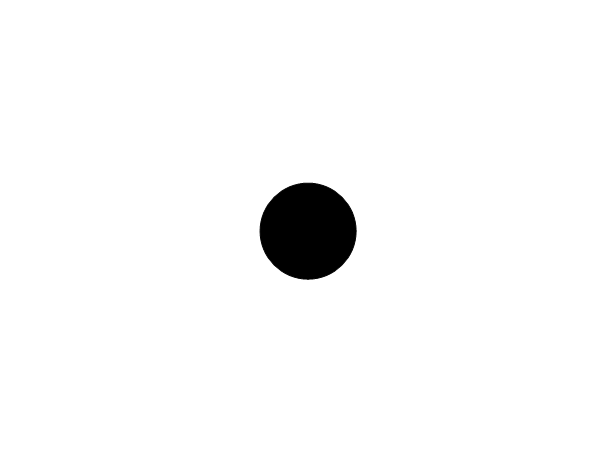
#> input picture singleCircle/clean.png, 616 x 462 px; its folder holds only this picture in this run
$ python calibrateOnCircle.py   (Python 2 division)   (older library calls are emulated)
#> lines starting #> are read from the running program, lines starting #| are printed output that depends on the picture; after the words box and inside, x2 and y2 are one past the last pixel; in counts of white or black regions, pixels touching at a corner belong together; long printed decimals are rounded
from scipy.spatial                           import distance as dist
from imutils                                 import perspective
from imutils                                 import contours
import numpy                                 as np
import glob
import imutils
import cv2
import time
import re
import math


refObj = None
D = 0
currentX, currentY = 0, 0
calX = 0
calY = 0

markerWidth         = 0.5*25.4
counter =0

#def initialize(self):

def midpoint(ptA, ptB):
    return ((ptA[0]+ptB[0])*0.5, (ptA[1]+ptB[1])*0.5)

def removeOutliersAndAverage(data):
    mean = np.mean(data)
    sd = np.std(data)
    tArray = [x for x in data if ( (x > mean-2.0*sd) and (x<mean+2.0*sd))]
    return np.average(tArray), np.std(tArray)

def translatePoint(xB, yB, xA, yA, angle):
    cosa = math.cos((angle)*3.141592/180.0)
    sina = math.sin((angle)*3.141592/180.0)
    xB -= xA
    yB -= yA
    _xB = xB*cosa - yB*sina
    _yB = xB*sina + yB*cosa
    xB = _xB+xA
    yB = _yB+yA
    return xB, yB

def simplifyContour(c):
    tolerance = 0.01
    sides = 15
    while True:
        _c = cv2.approxPolyDP(c, tolerance*cv2.arcLength(c,True), True)
        if len(_c)<=15 or tolerance>0.5:
            break
        tolerance += 0.01
    if len(_c)<15:# went too small.. now lower the tolerance until four points or more are reached
        while True:
            tolerance -= 0.01
            _c = cv2.approxPolyDP(c, tolerance*cv2.arcLength(c,True), True)
            if len(_c)>=15 or tolerance <= 0.1:
                break
#    print "len:"+str(len(c))+", tolerance:"+str(tolerance)
    return _c #_c is the smallest approximation we can find with four our more


files = []

#file = "testImages\image2-1.png"

averageDx = np.empty([],dtype=float)
averageDy = np.empty([],dtype=float)
averageDi = np.empty([],dtype=float)
testCount = 0
outFile = open("cameraValues.csv","w")
cv2.namedWindow("image",0)

for file in glob.glob("singleCircle\*.png"):
#file = "testImages/image2-1.png"
    if (True):
        print file
        image = cv2.imread(file)
#> image is the input picture: shape (462, 616, 3); min 0, max 255, mean 248.4
        #cv2.imshow("Image", image)

        #cv2.waitKey(0)
        if True:
            # [5 lines of commented-out code are left out]
            height, width, channels = image.shape
#> height = 462; width = 616; channels = 3
            gray = cv2.cvtColor(image, cv2.COLOR_BGR2GRAY)
            #gray = cv2.GaussianBlur(gray, (5, 5), 0)
            edged = cv2.Canny(gray, 175, 200)
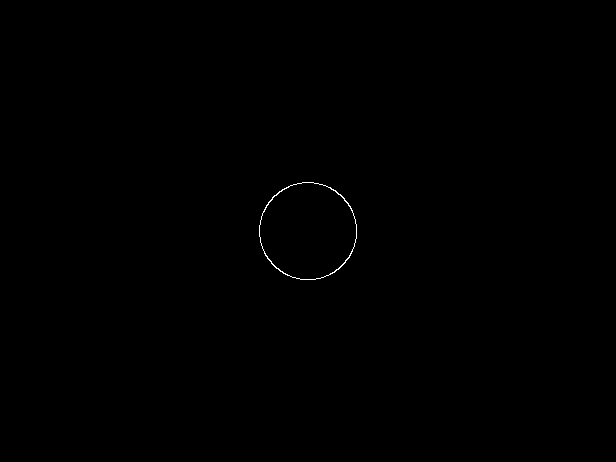
#> edged: shape (462, 616); 0.12% white in thin lines or dots, all inside (x1, y1, x2, y2) = (259, 182, 357, 280)
            #cv2.imshow("Canny", edged)
            edged = cv2.dilate(edged, None, iterations=1)
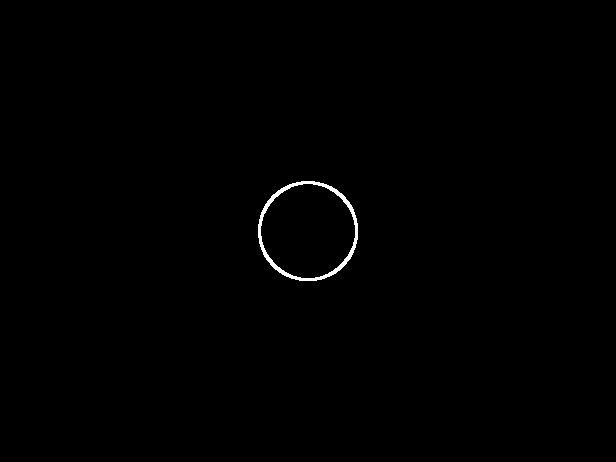
#> edged: shape (462, 616); 0.4% white; 1 white region
            edged = cv2.erode(edged, None, iterations=1)
            cnts = cv2.findContours(edged.copy(), cv2.RETR_EXTERNAL,cv2.CHAIN_APPROX_SIMPLE)
#> cnts = 1 contour; box (x1, y1, x2, y2) and area: (259, 182, 357, 280) 7410
            cnts = cnts[0] if imutils.is_cv2() else cnts[1]
            (cnts, _) = contours.sort_contours(cnts)
            colors = ((0, 0, 255), (240, 0, 159), (0, 165, 255), (255, 255, 0), (255, 0, 255))
            refObj = None

            xA = int(width/2)
#> xA = 308
            yA = int(height/2)
#> yA = 231

            cv2.imshow("image", edged)
            cv2.waitKey(0)

            #orig = edged.copy()
            #orig = cv2.cvtColor(orig, cv2.COLOR_GRAY2BGR)
            orig = image.copy()
            print "found "+str(len(cnts))+" contours"
#| found 1 contours
            maxArea = 0
            for cTest in cnts:
                if (cv2.contourArea(cTest)>maxArea):
                    maxArea = cv2.contourArea(cTest)
                    c = cTest
#> this loop made 1 pass
#> maxArea on pass 1: 7410
#> after the loop, c = contour of 140 points, box (x1, y1, x2, y2) (259, 182, 357, 280), area 7410; maxArea = 7410
            #if True: #for c in cnts:

            if cv2.contourArea(c) > 100:
                #continue
                cv2.drawContours(orig, [c.astype("int")], -1, (255, 255, 0), 2)
                #print "len:"+str(len(c))
                #simplify the contour to get it as square as possible (i.e., remove the noise from the edges)
                c=simplifyContour(c)
#> after the loop in simplifyContour, `while True:`: tolerance = 0.01
#> the loop in simplifyContour, `while True:` made 1 pass
#> tolerance on pass 1: 0
#> after the loop in simplifyContour, `while True:`: tolerance = 0

                cv2.drawContours(orig, [c.astype("int")], -1, (255, 0, 0), 2)
                print cv2.contourArea(c)
#| 7410.0
                box = cv2.minAreaRect(c)
#> box = ((307.5, 230.5), (97, 97), -90)

                angle = box[-1]
#> angle = -90
                print angle
#| -90.0
                if (abs(angle+90)<30):
                    _angle = angle+90
                else:
                    _angle = angle
                box = cv2.cv.BoxPoints(box) if imutils.is_cv2() else cv2.boxPoints(box)
#> box = ((356, 279), (259, 279), (259, 182), (356, 182))
                box = np.array(box, dtype="int")
#> box = [[356, 279], [259, 279], [259, 182], [356, 182]]
                box = perspective.order_points(box)
#> box = [[259, 182], [356, 182], [356, 279], [259, 279]]
                cv2.drawContours(orig, [box.astype("int")], -1, (0, 255, 0), 2)
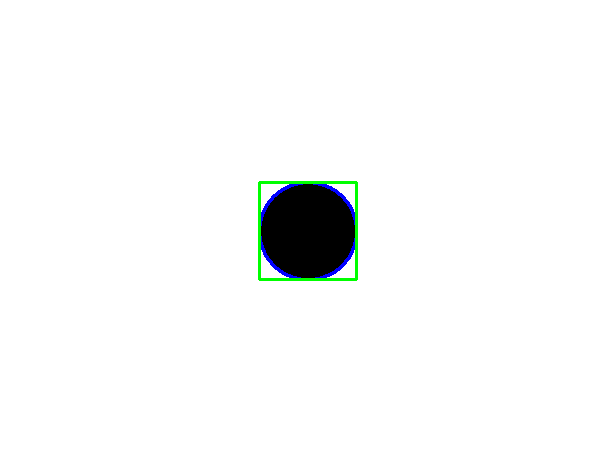
#> orig: shape (462, 616, 3); mean B, G, R 247.8, 248.1, 247.1
                xB = np.average(box[:, 0])
#> xB = 307.5
                yB = np.average(box[:, 1])
#> yB = 230.5
                (tl, tr, br, bl) = box
#> tl = [259, 182]; tr = [356, 182]; br = [356, 279]; bl = [259, 279]
                (tlblX, tlblY) = midpoint(tl, bl)
#> tlblX = 259; tlblY = 230.5
                (trbrX, trbrY) = midpoint(tr, br)
#> trbrX = 356; trbrY = 230.5
                D = dist.euclidean((tlblX,tlblY),(trbrX,trbrY))/markerWidth
#> D = 7.64
                print "Distance = "+str(D)
#| Distance = 7.638
                #cv2.line(orig, (int(xB-15), int(yB)-15))
                cv2.circle(orig, (int(xA), int(yA)), 10, colors[0], 1)
#> orig: shape (462, 616, 3); 0.02% of pixels changed, all inside (x1, y1, x2, y2) = (298, 221, 319, 242)
                cv2.line(orig, (xA, yA-15), (xA, yA+15), colors[0], 1)
#> orig: shape (462, 616, 3); mean B, G, R 247.8, 248.1, 247.2
                cv2.line(orig, (xA-15, yA), (xA+15, yA), colors[0], 1)
#> orig: shape (462, 616, 3); mean B, G, R 247.8, 248.1, 247.2
                cv2.circle(orig, (int(xB), int(yB)), 10, colors[3], 1)
#> orig: shape (462, 616, 3); mean B, G, R 247.8, 248.2, 247.2
                cv2.line(orig, (int(xB), int(yB-15)), (int(xB), int(yB+15)), colors[3], 1)
#> orig: shape (462, 616, 3); mean B, G, R 247.9, 248.2, 247.2
                cv2.line(orig, (int(xB-15), int(yB)), (int(xB+15), int(yB)), colors[3], 1)
                #cv2.line(orig, (int(xB)-15, int(yB)), (int(xB)+15, int(yB)), colors[3], 1)

                #cv2.line(orig, (xA, yA), (int(xB), int(yB)), colors[0], 2)
                Dist = dist.euclidean((xA, yA), (xB, yB)) / D
#> Dist = 0.0926
                Dx = dist.euclidean((xA,0), (xB,0))/D
#> Dx = 0.0655
                if (xA>xB):
                    Dx *= -1.0
#> Dx = -0.0655
                Dy = dist.euclidean((0,yA), (0,yB))/D
#> Dy = 0.0655
                if (yA<yB):
                    Dy *= -1.0
                (mX, mY) = midpoint((xA, yA), (xB, yB))
#> mX = 307.8; mY = 230.8
                cv2.putText(orig, file, (15, 15),cv2.FONT_HERSHEY_SIMPLEX, 0.55, colors[0], 2)
                # [5 lines of commented-out code are left out]
                cv2.putText(orig, "Dx:{:.3f}, Dy:{:.3f}->Di:{:.3f}mm".format(Dx,Dy,Dist), (15, 40),cv2.FONT_HERSHEY_SIMPLEX, 0.55, colors[0], 2)
                cv2.putText(orig, "({:.3f}, {:.3f})".format(xB,yB), (15, 75),cv2.FONT_HERSHEY_SIMPLEX, 0.55, colors[0], 2)
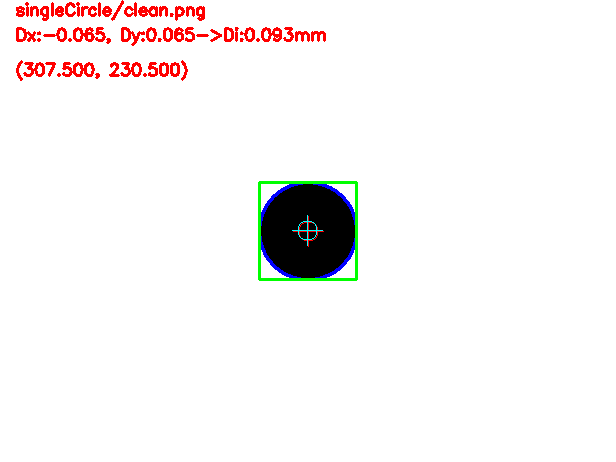
#> orig: shape (462, 616, 3); mean B, G, R 243.6, 243.9, 247.2
                outFile.write("{:.3f}, {:.3f}, {:.3f}\n".format(Dx,Dy,Dist))
                if True:#(Dist>0.25):
                    cv2.imshow("image", orig)
                    cv2.waitKey(0)
                    #cv2.destroyAllWindows()
                    if (testCount == 15):
                        Dx = 19995.0
                    testCount += 1
                    averageDx = np.append(averageDx, [Dx])
#> averageDx = [4.94e-324, -0.0655]
                    averageDy = np.append(averageDy, [Dy])
#> averageDy = [4.94e-324, 0.0655]
                    averageDi = np.append(averageDi, [Dist])
#> averageDi = [4.68e-310, 0.0926]


avgDx, stdDx = removeOutliersAndAverage(averageDx)
#> in removeOutliersAndAverage, `mean = np.mean(data)`: mean = -0.0327
#> in removeOutliersAndAverage, `sd = np.std(data)`: sd = 0.0327
#> in removeOutliersAndAverage, `tArray = [x for x in data if ( (x > mean-2.0*sd) and (x<mean+2.0*sd))]`: tArray = [4.94e-324, -0.0655]
#> avgDx = -0.0327; stdDx = 0.0327
avgDy, stdDy = removeOutliersAndAverage(averageDy)
#> avgDy = 0.0327; stdDy = 0.0327
avgDi, stdDi = removeOutliersAndAverage(averageDi)
#> avgDi = 0.0463; stdDi = 0.0463
print "AverageDx:"+str(avgDx)+" at "+str(stdDx)+" sd"
#| AverageDx:-0.03273 at 0.03273 sd
print "AverageDy:"+str(avgDy)+" at "+str(stdDy)+" sd"
#| AverageDy:0.03273 at 0.03273 sd
print "AverageDi:"+str(avgDi)+" at "+str(stdDi)+" sd"
#| AverageDi:0.04629 at 0.04629 sd
outFile.close()
